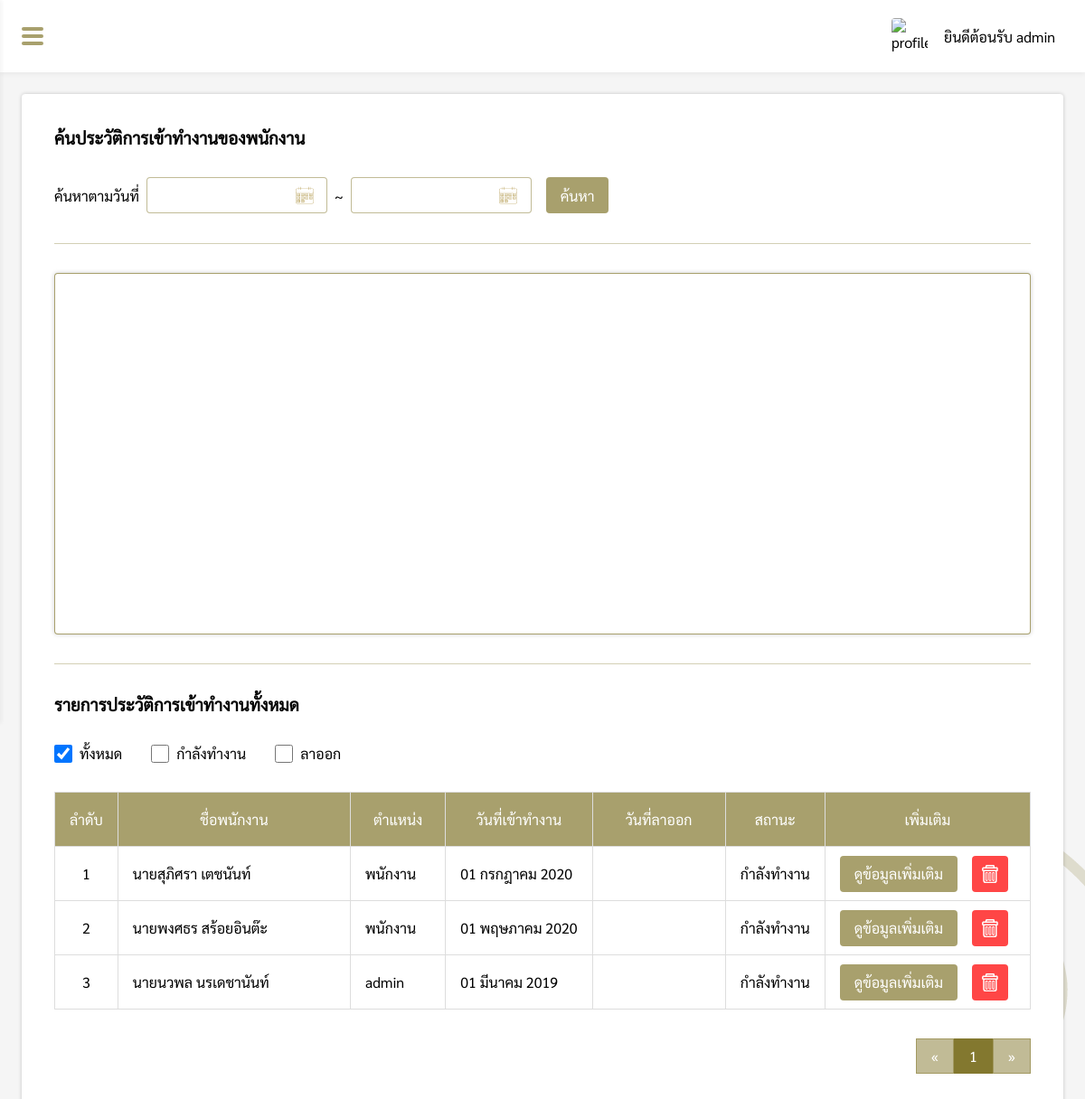
The app's page /pages/manage/employee/emHistory.php (signed in), older data.
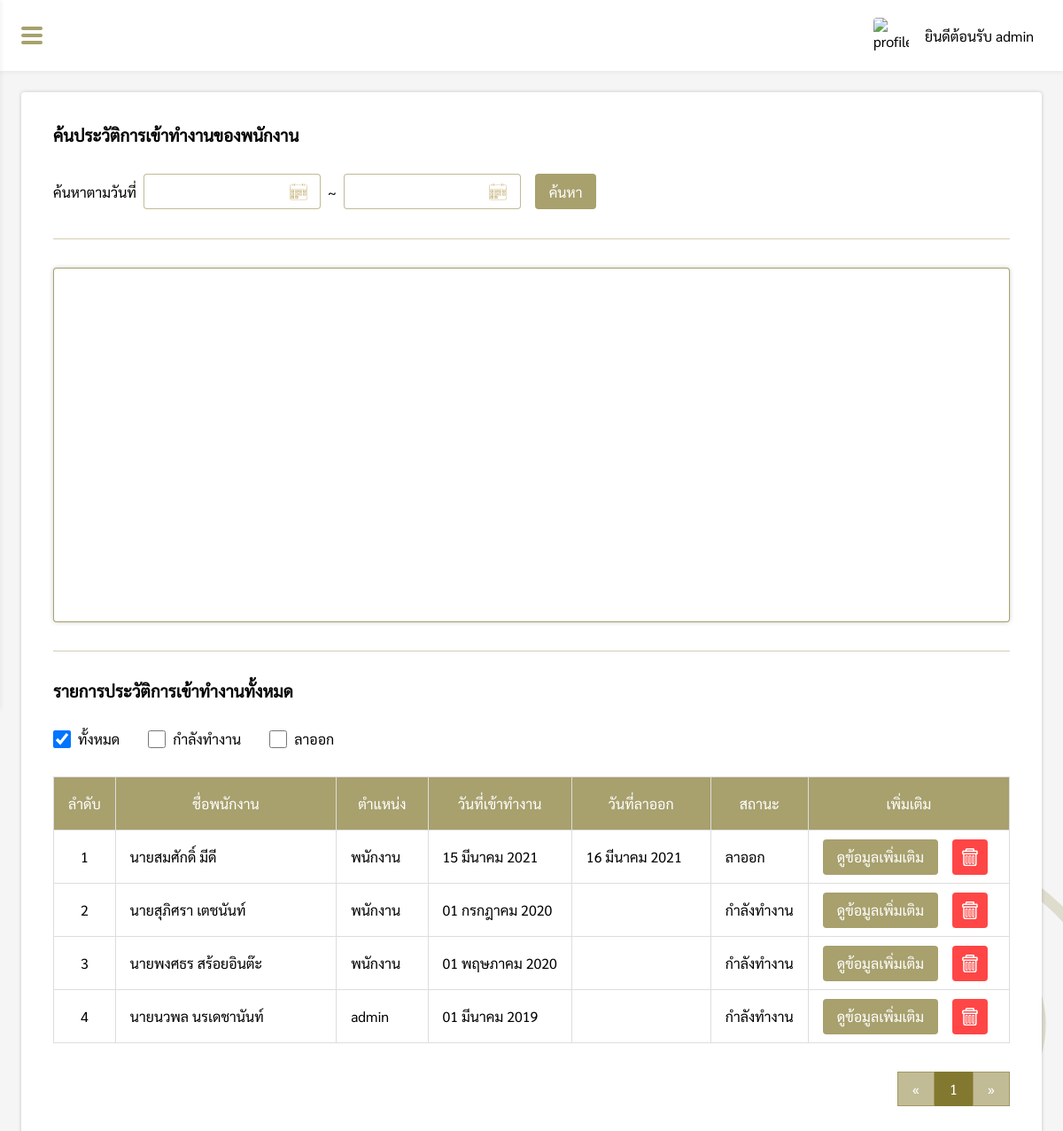
The same page, newer data.
### tables this page shows
CREATE TABLE `employee` (
  `employee_id` int(11) NOT NULL,
  `come_date` varchar(20) NOT NULL,
  `out_date` varchar(20) DEFAULT NULL,
  `employee_status` varchar(20) NOT NULL,
  `title_name` varchar(10) NOT NULL,
  `firstname` varchar(50) NOT NULL,
  `lastname` varchar(50) NOT NULL,
  `nickname` varchar(50) NOT NULL,
  `position` varchar(50) NOT NULL,
  `id_card` varchar(13) NOT NULL,
  `tel` varchar(10) NOT NULL,
  `email` varchar(100) NOT NULL,
  `birthday` varchar(20) NOT NULL,
  `age` int(11) NOT NULL,
  `race` varchar(50) NOT NULL,
  `nationality` varchar(50) NOT NULL,
  `address` varchar(100) NOT NULL,
  `pic_idcard` varchar(100) NOT NULL,
  `pic_home` varchar(100) NOT NULL,
  `profile_img` varchar(100) NOT NULL
);

### pages/manage/employee/emHistory.php (the view, shortened to what the changed rows need)
<?php
if($_SESSION["level"] == "admin"){
    include("../../connection.php");
    function DateThai($strDate){
        $strYear = date("Y",strtotime($strDate));
        $strMonth= date("n",strtotime($strDate));
        $strDay= date("d",strtotime($strDate));
        $strMonthCut = Array("","มกราคม", "กุมภาพันธ์", "มีนาคม","เมษายน", "พฤษภาคม", "มิถุนายน", "กรกฎาคม","สิงหาคม", "กันยายน", "ตุลาคม", "พฤศจิกายน", "ธันวาคม");
        $strMonthThai=$strMonthCut[$strMonth];
        return "$strDay $strMonthThai $strYear";
    }
    $from = @$_REQUEST["from"];
    $to = @$_REQUEST["to"];
    $check = @$_REQUEST["status"];
?>
<!DOCTYPE html>
<html lang="en">
<head>
    <link rel="stylesheet" href="../../../css/history2.css">
    <link rel="stylesheet" href="../../../css/navbar.css">
    <link rel="stylesheet" href="../../../css/my-style.css">
</head>
<body>
    <div class="box">
        <div id="box-padding" style="padding:24px;">
            <div class="history-box">
                <div>
                    <div>
                        <?php
                        $perpage = 10;
                        if(isset($_GET['page'])){
                            $page = $_GET['page'];
                        }else{
                            $page = 1;
                        }
                        $start = ($page - 1) * $perpage;
                        $num = $start + 1;
                        if(isset($from) && isset($to) && !isset($check)){
                            $sql = "SELECT employee_id, position, come_date, out_date, employee_status, title_name, firstname, lastname FROM employee WHERE come_date BETWEEN '$from' AND '$to' ORDER BY come_date DESC";
                        }else{
                            $sql = "SELECT employee_id, position, come_date, out_date, employee_status, title_name, firstname, lastname FROM employee ORDER BY come_date DESC";
                        }
                        $result = $conn->query($sql);
                        ?>
                        <?php
                        if($result->num_rows > 0){
                        ?>
                        <div style="overflow-x: auto;overflow-y:hidden;">
                            <table>
                                <tr>
                                    <th>ลำดับ</th>
                                    <th>ชื่อพนักงาน</th>
                                    <th>ตำแหน่ง</th>
                                    <th>วันที่เข้าทำงาน</th>
                                    <th>วันที่ลาออก</th>
                                    <th>สถานะ</th>
                                    <th>เพิ่มเติม</th>
                                </tr>
                                <?php
                                while($row = $result->fetch_assoc()){
                                ?>
                                <tr>
                                    <td><?php echo $num; ?></td>
                                    <td><?php echo $row["title_name"].$row["firstname"] ." " .$row["lastname"]; ?></td>
                                    <td><?php if($row["position"] == "employee"){ echo "พนักงาน"; }else{ echo $row["position"]; }?></td>
                                    <td><?php echo DateThai($row["come_date"]); ?></td>
                                    <td><?php if(isset($row["out_date"])){ echo DateThai($row["out_date"]); } ?></td>
                                    <td><?php echo $row["employee_status"]; ?></td>
                                    <td>
                                        <div class="option-grid">
                                            <a href="emDetail.php?employee_id=<?php echo $row["employee_id"];?>" title="ดูข้อมูลเพิ่มเติม"><button>ดูข้อมูลเพิ่มเติม</button></a>
                                            <button class="del-btn" id="<?php echo $row["employee_id"]; ?>" title="ลบข้อมูล"></button>
                                        </div>
                                    </td>
                                </tr>
                                <?php $num++; } ?>
                            </table>
                        </div>
                        <?php
                        $sql2 = "SELECT * FROM employee";
                        $query2 = mysqli_query($conn, $sql2);
                        $total_record = mysqli_num_rows($query2);
                        $total_page = ceil($total_record / $perpage);
                        ?>
                        <div style="display:flex;justify-content:flex-end">
                            <div class="pagination">
                                <?php
                                if(isset($from) && isset($to) && !isset($check)){
                                ?>
                                <a
                                    href="emHistory.php?from=<?php echo $from; ?>&to=<?php echo $to; ?>&page=1">&laquo;</a>
                                <?php for($i=1;$i<=$total_page;$i++){ ?>
                                <a href="emHistory.php?from=<?php echo $from; ?>&to=<?php echo $to; ?>&page=<?php echo $i; ?>"
                                    <?php if($page == $i){ echo "style='background-color: rgb(131, 120, 47, 1);color:#fff;'"; }?>><?php echo $i; ?></a>
                                <?php } ?>
                                <a
                                    href="emHistory.php?from=<?php echo $from; ?>&to=<?php echo $to; ?>&page=<?php echo $total_page; ?>">&raquo;</a>
                                <?php
                                }else{
                                ?>
                                <a href="emHistory.php?page=1">&laquo;</a>
                                <?php for($i=1;$i<=$total_page;$i++){ ?>
                                <a href="emHistory.php?page=<?php echo $i; ?>"
                                    <?php if($page == $i){ echo "style='background-color: rgb(131, 120, 47, 1);color:#fff;'"; }?>><?php echo $i; ?></a>
                                <?php } ?>
                                <a href="emHistory.php?page=<?php echo $total_page; ?>">&raquo;</a>
                                <?php } ?>
                            </div>
                        </div>
                        <?php
                        }else{
                            echo "<div style='padding-top:32px;'>ไม่มีรายการประวัติการเข้าทำงาน</div>";
                        }
                        ?>
                    </div>
                </div>
            </div>
        </div>
    </div>
</body>
</html>
<?php
}else{
    Header("Location : ../../login.php");
}
?>

Row changes from the older to the newer data that the page shows:
added employee: title_name "นาย", firstname "สมศักดิ์", lastname "มีดี", position "พนักงาน", come_date "15 มีนาคม 2021", out_date "16 มีนาคม 2021", employee_status "ลาออก"
